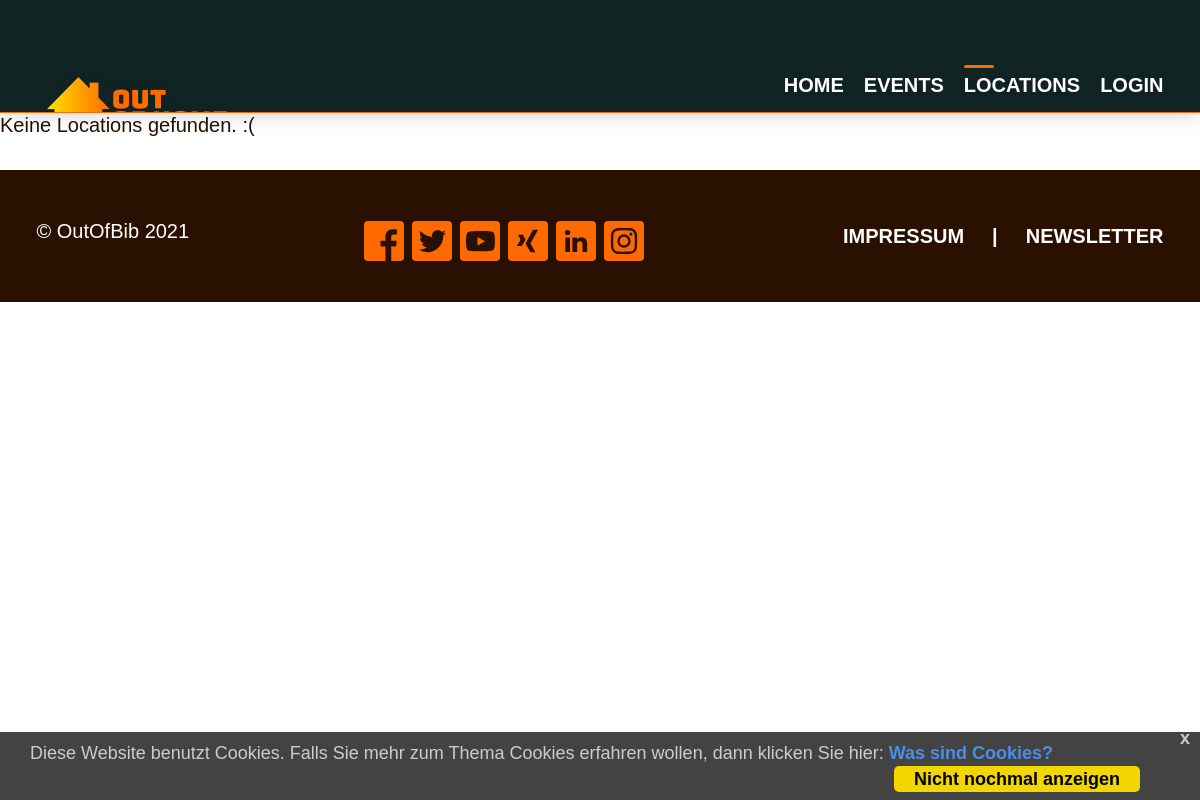
Page /locations/ on the earlier database version.
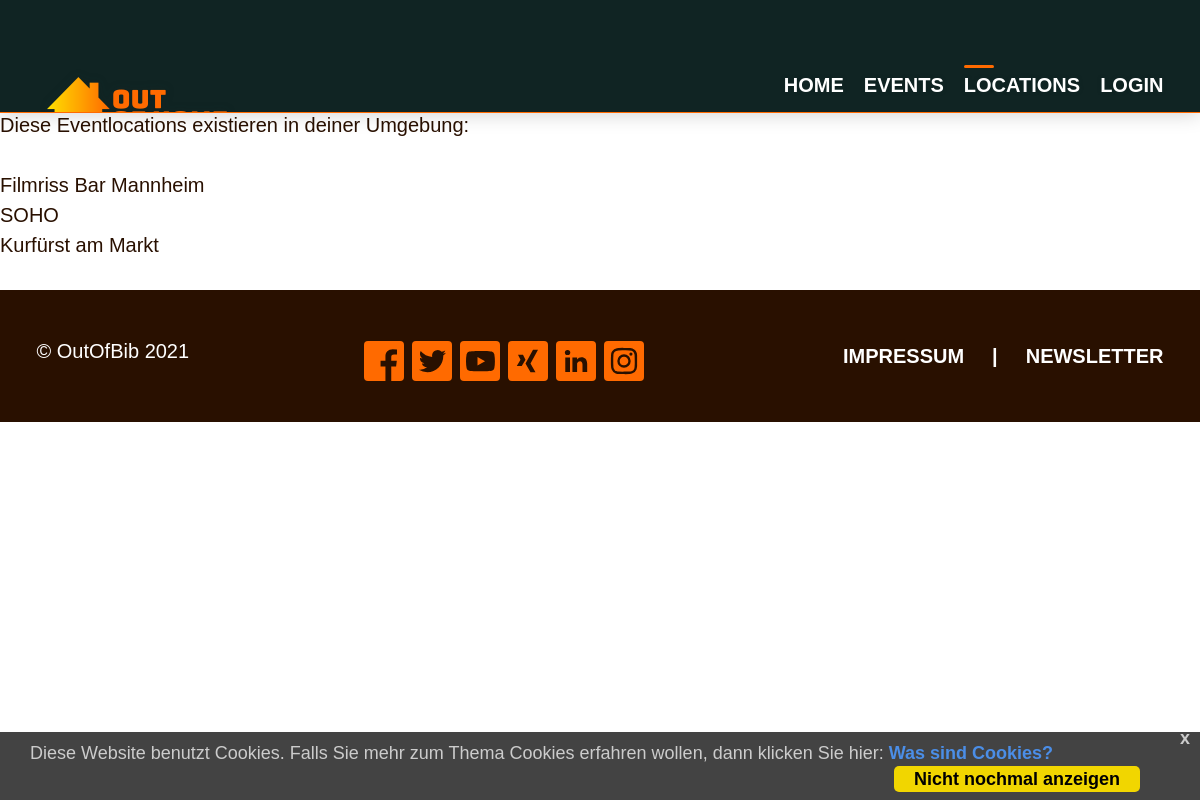
Same page on the later database version.
### ooh/models.py (models this page shows, shortened)
class EventLocation(models.Model):
    street	= models.CharField(max_length=50)
    housenumber = models.CharField(max_length=10, blank=True)
    name	= models.CharField(max_length=100)
    room	= models.CharField(max_length=100, blank=True)
    locationID = models.ForeignKey(Location, on_delete=models.PROTECT)

### ooh/views.py (the view)
# urls.py: path('locations/', views.EventLocationView.as_view(), name='locations'),
class EventLocationView(generic.ListView):
    template_name = 'ooh/eventlocations.html'
    context_object_name = 'near_eventlocations'
    def get_queryset(self):
        return EventLocation.objects.all

### ooh/templates/ooh/eventlocations.html
{% extends 'ooh/base.html' %}
{% load static %}
{% block content %}
    {% if near_eventlocations %}
        <p>Diese Eventlocations existieren in deiner Umgebung: </p>
        <ul>
        {% for location in near_eventlocations %}
            <li>{{ location.name }}</li>
        {% endfor %}
        </ul>
    {% else %}
        <p>Keine Locations gefunden. :(</p>
    {% endif %}
{%endblock%}

Differences in the rows shown:
added EventLocation: name "Filmriss Bar Mannheim"
added EventLocation: name "SOHO"
added EventLocation: name "Kurfürst am Markt"
Other differences:
text no longer shown: "Keine Locations gefunden. :("
text now shown: "Diese Eventlocations existieren in deiner Umgebung:"
